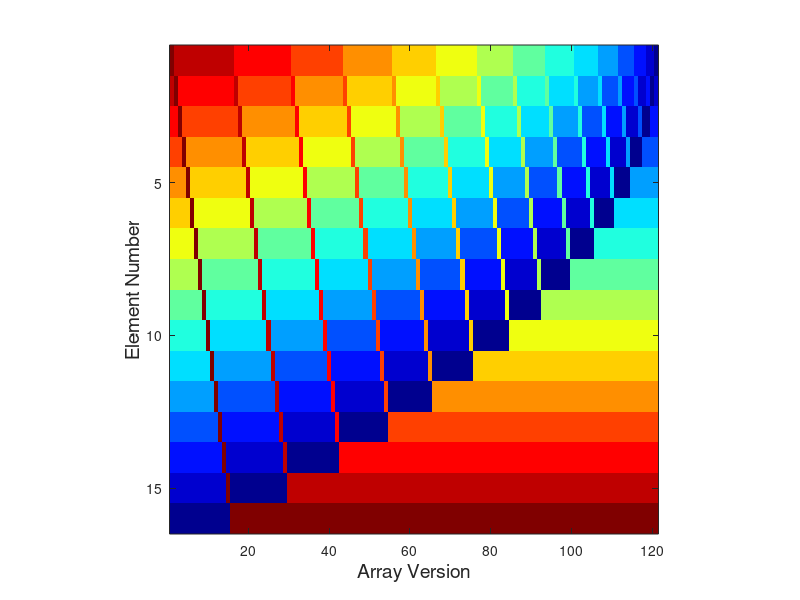

MATLAB code to generate this figure:
%%%%%%%%%%%%%%%%%%%%%%%%%%%%%%%%%%%%%%%%%%%%%%%%%%%%%%%%%%%%%%%%%%%%%%%%%%%
% Title: Bubble Sort Algorithm Visualisation for Reversed Arrays
% Author:
% Rev Date: 
%%%%%%%%%%%%%%%%%%%%%%%%%%%%%%%%%%%%%%%%%%%%%%%%%%%%%%%%%%%%%%%%%%%%%%%%%%%
clear all;
close all;
clc;
N = 16; % Length of array to be sorted
V = N:-1:1; % Generate an array containing integers from N down to 1
changeNumber = 1;
arrayState(1:N,changeNumber) = V;
changeNumber = changeNumber + 1;
isSorted = false;
lastUnknownPos = numel(V);
while(~isSorted)
    isSorted = true;
    for currentPos = 1:lastUnknownPos-1
        if(V(currentPos)>V(currentPos+1))
            temp = V(currentPos);
            V(currentPos) = V(currentPos+1);
            V(currentPos+1) = temp;
            isSorted = false;
            arrayState(1:N,changeNumber) = V;
            changeNumber = changeNumber + 1;
        end % if
    end % for
    lastUnknownPos = lastUnknownPos - 1;
end % while
figure;
imagesc(arrayState);
axis square;
colormap jet;
ylabel('Element Number','FontSize',14);
xlabel('Array Version','FontSize',14);
% Store High-resolution Image Suitable for use in Reports
print -f1 -r300 -dbmp bubbleSortVisualisation.bmp